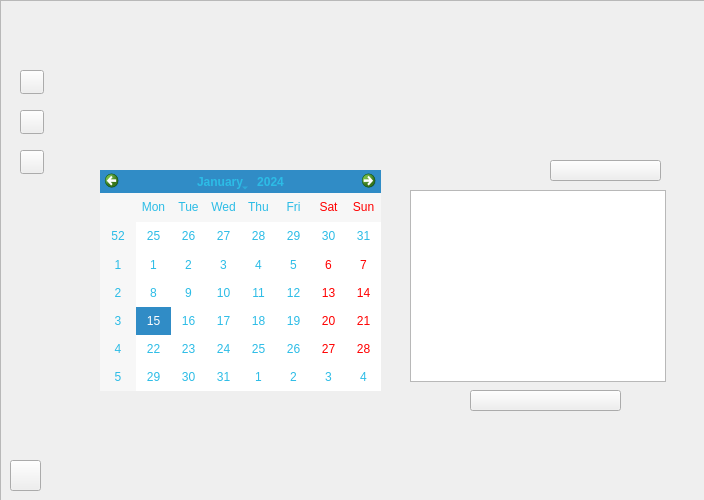
<?xml version="1.0" encoding="UTF-8"?>
<ui version="4.0">
 <class>ContainerHome</class>
 <widget class="QWidget" name="ContainerHome">
  <property name="geometry">
   <rect>
    <x>0</x>
    <y>0</y>
    <width>704</width>
    <height>500</height>
   </rect>
  </property>
  <property name="styleSheet">
   <string notr="true">""</string>
  </property>
  <widget class="QFrame" name="frameHome">
   <property name="geometry">
    <rect>
     <x>0</x>
     <y>0</y>
     <width>711</width>
     <height>501</height>
    </rect>
   </property>
   <property name="styleSheet">
    <string notr="true">"background-color: rgb(255, 255, 255);"</string>
   </property>
   <property name="frameShape">
    <enum>QFrame::StyledPanel</enum>
   </property>
   <property name="frameShadow">
    <enum>QFrame::Raised</enum>
   </property>
   <widget class="QWidget" name="barra">
    <property name="geometry">
     <rect>
      <x>0</x>
      <y>0</y>
      <width>61</width>
      <height>501</height>
     </rect>
    </property>
    <property name="styleSheet">
     <string notr="true">"background-color: rgb(249, 235, 211);"</string>
    </property>
    <widget class="QPushButton" name="boton_usuario">
     <property name="geometry">
      <rect>
       <x>20</x>
       <y>110</y>
       <width>24</width>
       <height>24</height>
      </rect>
     </property>
     <property name="maximumSize">
      <size>
       <width>200</width>
       <height>100</height>
      </size>
     </property>
     <property name="styleSheet">
      <string notr="true">"QPushButton{
border-image: url(:/imagenes/home.png);
}
QPushButton:hover{
    background-color: qlineargradient(spread:pad, x1:0, y1:0, x2:1, y2:0, stop:0 rgba(0, 0, 0, 255), stop:1 rgba(255, 255, 255, 255));
}"</string>
     </property>
    </widget>
    <widget class="QPushButton" name="botonasignaturas">
     <property name="geometry">
      <rect>
       <x>20</x>
       <y>150</y>
       <width>24</width>
       <height>24</height>
      </rect>
     </property>
     <property name="styleSheet">
      <string notr="true">"QPushButton{
border-image: url(:/imagenes/open-book.png);
}
QPushButton:hover{
    background-color: qlineargradient(spread:pad, x1:0, y1:0, x2:1, y2:0, stop:0 rgba(0, 0, 0, 255), stop:1 rgba(255, 255, 255, 255));
}"</string>
     </property>
    </widget>
    <widget class="QPushButton" name="botonhome">
     <property name="geometry">
      <rect>
       <x>20</x>
       <y>70</y>
       <width>24</width>
       <height>24</height>
      </rect>
     </property>
     <property name="styleSheet">
      <string notr="true">"QPushButton{
border-image: url(:/imagenes/usuario (4).png);
}
QPushButton:hover{
    background-color: qlineargradient(spread:pad, x1:0, y1:0, x2:1, y2:0, stop:0 rgba(0, 0, 0, 255), stop:1 rgba(255, 255, 255, 255));
}"</string>
     </property>
    </widget>
    <widget class="QLabel" name="logo">
     <property name="geometry">
      <rect>
       <x>10</x>
       <y>10</y>
       <width>41</width>
       <height>41</height>
      </rect>
     </property>
     <property name="styleSheet">
      <string notr="true">"border-image: url(:/imagenes/logoUniConnect.png);"</string>
     </property>
    </widget>
    <widget class="QPushButton" name="Botonsalir">
     <property name="geometry">
      <rect>
       <x>10</x>
       <y>460</y>
       <width>31</width>
       <height>31</height>
      </rect>
     </property>
     <property name="styleSheet">
      <string notr="true">"QPushButton{
border-image: url(:/imagenes/cross.png);
}
QPushButton:hover{
    background-color: qlineargradient(spread:pad, x1:0, y1:0, x2:1, y2:0, stop:0 rgba(0, 0, 0, 255), stop:1 rgba(255, 255, 255, 255));
}"</string>
     </property>
    </widget>
   </widget>
   <widget class="QCalendarWidget" name="calendarWidget">
    <property name="geometry">
     <rect>
      <x>100</x>
      <y>170</y>
      <width>281</width>
      <height>221</height>
     </rect>
    </property>
    <property name="styleSheet">
     <string notr="true">"font: 10pt;
color: rgb(44, 188, 230);"</string>
    </property>
   </widget>
   <widget class="QListView" name="listView">
    <property name="geometry">
     <rect>
      <x>410</x>
      <y>190</y>
      <width>256</width>
      <height>192</height>
     </rect>
    </property>
   </widget>
   <widget class="QPushButton" name="botonAceptarLogin">
    <property name="geometry">
     <rect>
      <x>470</x>
      <y>390</y>
      <width>151</width>
      <height>21</height>
     </rect>
    </property>
    <property name="mouseTracking">
     <bool>true</bool>
    </property>
    <property name="styleSheet">
     <string notr="true">"QPushButton{
background-color: qlineargradient(spread:pad, x1:0, y1:0, x2:1, y2:0, stop:0.0681818 rgba(132, 205, 255, 255), stop:1 rgba(85, 74, 208, 255));
font: 75 9pt &quot;Arial&quot;;
border-radius:25px;
}

QPushButton:hover{    
    background-color: qlineargradient(spread:repeat, x1:0, y1:0, x2:1, y2:1, stop:0 rgba(110, 110, 110, 255), stop:1 rgba(255, 255, 255, 255));
    color: rgb(255, 255, 255);
    }

QPushButton:pressed{
    background-color: rgb(60, 193, 231);
    color: rgb(255, 255, 255);
}"</string>
    </property>
   </widget>
   <widget class="QPushButton" name="botonAceptarLogin_2">
    <property name="geometry">
     <rect>
      <x>550</x>
      <y>160</y>
      <width>111</width>
      <height>21</height>
     </rect>
    </property>
    <property name="mouseTracking">
     <bool>true</bool>
    </property>
    <property name="styleSheet">
     <string notr="true">"QPushButton{
background-color: qlineargradient(spread:pad, x1:0, y1:0, x2:1, y2:0, stop:0.0681818 rgba(132, 205, 255, 255), stop:1 rgba(85, 74, 208, 255));
font: 75 9pt &quot;Arial&quot;;
border-radius:25px;
}

QPushButton:hover{    
    background-color: qlineargradient(spread:repeat, x1:0, y1:0, x2:1, y2:1, stop:0 rgba(110, 110, 110, 255), stop:1 rgba(255, 255, 255, 255));
    color: rgb(255, 255, 255);
    }

QPushButton:pressed{
    background-color: rgb(60, 193, 231);
    color: rgb(255, 255, 255);
}"</string>
    </property>
   </widget>
   <widget class="QLabel" name="label">
    <property name="geometry">
     <rect>
      <x>60</x>
      <y>60</y>
      <width>651</width>
      <height>51</height>
     </rect>
    </property>
    <property name="styleSheet">
     <string notr="true">"border-image: url(:/imagenes/FondoDegradado.png);
font: 75 18pt &quot;Arial&quot;;
color: rgb(255, 255, 255);"</string>
    </property>
    <property name="alignment">
     <set>Qt::AlignCenter</set>
    </property>
   </widget>
  </widget>
 </widget>
 <resources/>
 <connections/>
</ui>
